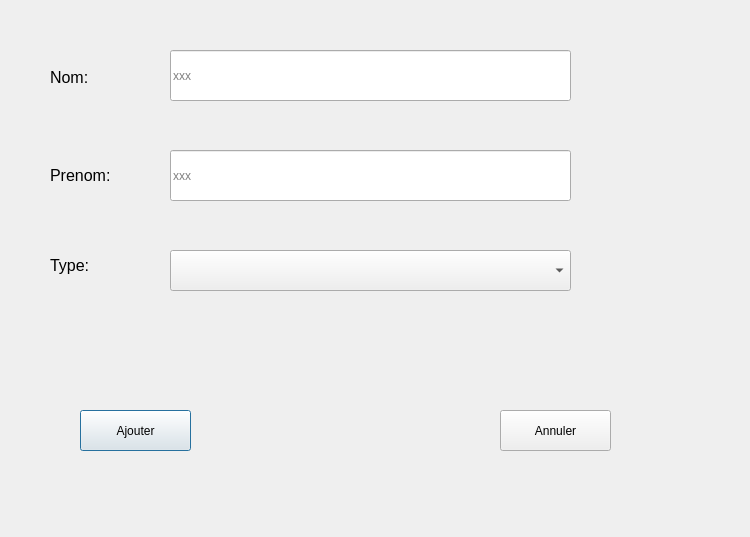
<?xml version="1.0" encoding="UTF-8"?>
<ui version="4.0">
 <class>AjouterPersonnelDialog</class>
 <widget class="QDialog" name="AjouterPersonnelDialog">
  <property name="geometry">
   <rect>
    <x>0</x>
    <y>0</y>
    <width>750</width>
    <height>537</height>
   </rect>
  </property>
  <property name="windowTitle">
   <string>Ajouter Personnel</string>
  </property>
  <widget class="QPushButton" name="ajouterButton">
   <property name="geometry">
    <rect>
     <x>80</x>
     <y>410</y>
     <width>111</width>
     <height>41</height>
    </rect>
   </property>
   <property name="text">
    <string>Ajouter</string>
   </property>
  </widget>
  <widget class="QPushButton" name="annulerButton">
   <property name="geometry">
    <rect>
     <x>500</x>
     <y>410</y>
     <width>111</width>
     <height>41</height>
    </rect>
   </property>
   <property name="text">
    <string>Annuler</string>
   </property>
  </widget>
  <widget class="QLabel" name="nomLabel">
   <property name="geometry">
    <rect>
     <x>50</x>
     <y>70</y>
     <width>72</width>
     <height>15</height>
    </rect>
   </property>
   <property name="font">
    <font>
     <pointsize>12</pointsize>
    </font>
   </property>
   <property name="text">
    <string>Nom:</string>
   </property>
  </widget>
  <widget class="QLabel" name="prenomLabel">
   <property name="geometry">
    <rect>
     <x>50</x>
     <y>160</y>
     <width>81</width>
     <height>31</height>
    </rect>
   </property>
   <property name="font">
    <font>
     <pointsize>12</pointsize>
    </font>
   </property>
   <property name="text">
    <string>Prenom:</string>
   </property>
  </widget>
  <widget class="QLabel" name="typeLabel">
   <property name="geometry">
    <rect>
     <x>50</x>
     <y>250</y>
     <width>91</width>
     <height>31</height>
    </rect>
   </property>
   <property name="font">
    <font>
     <pointsize>12</pointsize>
    </font>
   </property>
   <property name="text">
    <string>Type:</string>
   </property>
  </widget>
  <widget class="QLineEdit" name="nomLineEdit">
   <property name="geometry">
    <rect>
     <x>170</x>
     <y>50</y>
     <width>401</width>
     <height>51</height>
    </rect>
   </property>
   <property name="text">
    <string/>
   </property>
   <property name="placeholderText">
    <string>xxx</string>
   </property>
  </widget>
  <widget class="QLineEdit" name="prenomLineEdit">
   <property name="geometry">
    <rect>
     <x>170</x>
     <y>150</y>
     <width>401</width>
     <height>51</height>
    </rect>
   </property>
   <property name="text">
    <string/>
   </property>
   <property name="placeholderText">
    <string>xxx</string>
   </property>
  </widget>
  <widget class="QComboBox" name="typeComboBox">
   <property name="geometry">
    <rect>
     <x>170</x>
     <y>250</y>
     <width>401</width>
     <height>41</height>
    </rect>
   </property>
  </widget>
 </widget>
 <resources/>
 <connections>
  <connection>
   <sender>annulerButton</sender>
   <signal>clicked()</signal>
   <receiver>AjouterPersonnelDialog</receiver>
   <slot>reject()</slot>
   <hints>
    <hint type="sourcelabel">
     <x>245</x>
     <y>200</y>
    </hint>
    <hint type="destinationlabel">
     <x>199</x>
     <y>149</y>
    </hint>
   </hints>
  </connection>
 </connections>
</ui>
